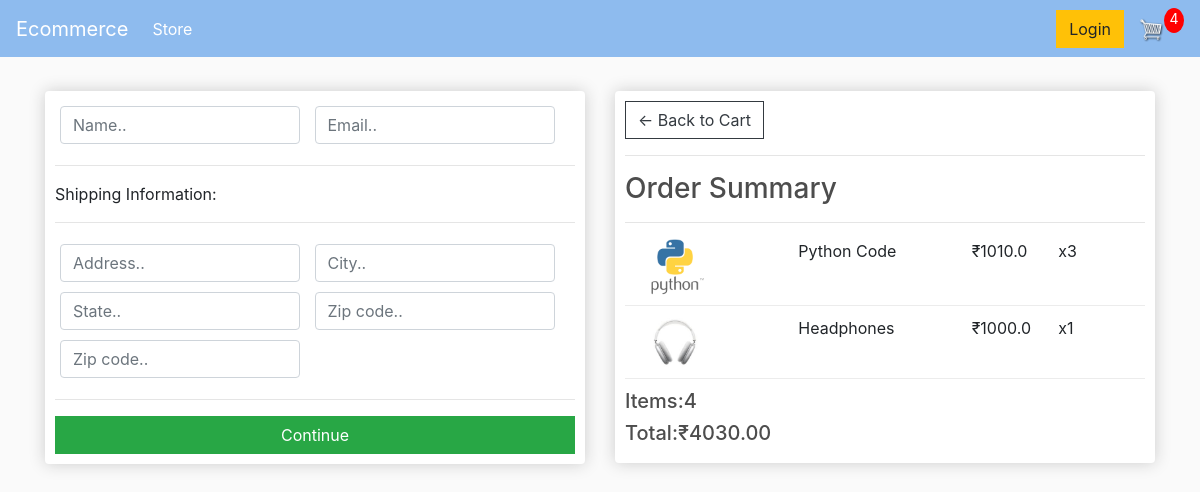
Screenshot of /checkout/ (signed in) with the database file from the repository.
### store/models.py (models this page shows, shortened)
class OrderItem(models.Model):
    product = models.ForeignKey(Product,on_delete=models.SET_NULL,null=True)
    order = models.ForeignKey(Order,on_delete=models.SET_NULL,null=True)
    quantity = models.IntegerField(default=0,null=True,blank=True)
    date_added = models.DateTimeField(auto_now_add=True)
    @property
    def get_total(self):
        total = self.product.price * self.quantity
        return total

class Product(models.Model):
    name = models.CharField(max_length=200)
    price = models.FloatField()
    digital = models.BooleanField(default=False,null=True,blank=True)
    image = models.ImageField(null=True,blank=True)
    @property
    def imageURL(self):
        try:
            url = self.image.url
        except:
            url = ''
        return url

class Order(models.Model):
    customer = models.ForeignKey(Customer,on_delete=models.SET_NULL,null=True,blank=True)
    date_ordered = models.DateTimeField(auto_now_add=True)
    complete = models.BooleanField(default=False)
    transaction_id = models.CharField(max_length=100,null=True)
    @property
    def get_cart_total(self):
        orderItems = self.orderitem_set.all()
        total = sum([item.get_total for item in orderItems])
        return total
    @property
    def get_cart_items(self):
        orderItems = self.orderitem_set.all()
        total = sum([item.quantity for item in orderItems])
        return total
    @property
    def shipping(self):
        shipping=False
        orderitems= self.orderitem_set.all()
        for item in orderitems:
            if item.product.digital==False:
                shipping=True
        return shipping

### store/views.py (the view)
# urls.py: path('checkout/',views.checkout,name="checkout"),
def checkout(request):
    if request.user.is_authenticated:
        customer = request.user.customer
        order,created = Order.objects.get_or_create(customer=customer,complete=False)
        items = order.orderitem_set.all()
        cartItems = order.get_cart_items
    else:
        items=[]
        order = {'get_cart_total':0,'get_cart_items':0,'shipping':False}
        cartItems = order['get_cart_items']
    context={'items':items, 'order':order,'cartItems':cartItems}
    return render(request,'store/checkout.html',context)

### store/templates/store/checkout.html (shortened to what this page needs)
{% extends 'store/main.html' %}
{% load static %}
{% block content %}
<div class="row">
    <div class="col-lg-6">
        <div class="box-element" id="form-wrapper">
            <form id="form">
                <div id="user-info">
                    <div class="form-field">
                        <input required class="form-control" type="text" name="name" placeholder="Name..">
                    </div>
                    <div class="form-field">
                        <input required class="form-control" type="email" name="email" placeholder="Email..">
                    </div>
                </div>
                <div id="shipping-info">
                    <hr>
                    <p>Shipping Information:</p>
                    <hr>
                    <div class="form-field">
                        <input class="form-control" type="text" name="address" placeholder="Address..">
                    </div>
                    <div class="form-field">
                        <input class="form-control" type="text" name="city" placeholder="City..">
                    </div>
                    <div class="form-field">
                        <input class="form-control" type="text" name="state" placeholder="State..">
                    </div>
                    <div class="form-field">
                        <input class="form-control" type="text" name="zipcode" placeholder="Zip code..">
                    </div>
                    <div class="form-field">
                        <input class="form-control" type="text" name="country" placeholder="Zip code..">
                    </div>
                </div>
                <hr>
                <input id="form-button" class="btn btn-success btn-block" type="submit" value="Continue">
            </form>
        </div>
        <br>
    </div>
    <div class="col-lg-6">
        <div class="box-element">
            <a  class="btn btn-outline-dark" href="{% url 'cart' %}">&#x2190; Back to Cart</a>
            <hr>
            <h3>Order Summary</h3>
            <hr>
            {% for item in items %}
            <div class="cart-row">
                <div style="flex:2"><img class="row-image" src="{{item.product.imageURL}}"></div>
                <div style="flex:2"><p>{{item.product.name}}</p></div>
                <div style="flex:1"><p>₹{{item.product.price}}</p></div>
                <div style="flex:1"><p>x{{item.quantity}}</p></div>
            </div>
            {% endfor %}
            <h5>Items:{{order.get_cart_items}}</h5>
            <h5>Total:₹{{order.get_cart_total|floatformat:2}}</h5>
        </div>
    </div>
</div>
{% endblock content %}

### static/css/main.css (style rules this page uses)
body { background-color: hsl(0, 0%, 98%); }
h1,h2,h3,h4,h5,h6 { color:hsl(0, 0%, 30%); }
.box-element { box-shadow:hsl(0, 0%, 80%) 0 0 16px; background-color: #fff; border-radius: 4px; padding: 10px; }
.col-lg-4, .col-lg-6, .col-lg-8, .col-lg-12 { margin-top: 10px; }
.btn { border-radius: 0; }
.row-image { width: 100px; }
.form-field { width:250px; display: inline-block; padding: 5px; }
.cart-row { display: flex; align-items: flex-stretch; padding-bottom: 10px; margin-bottom: 10px; border-bottom: 1px solid #ececec; }

### rows the page displays
OrderItem: product.imageURL (picture), product.name "Python Code", product.price "1010.0", quantity "3"
OrderItem: product.imageURL (picture), product.name "Headphones", product.price "1000.0", quantity "1"
Order: get_cart_items "4", get_cart_total "4030.00"

### other values shown
{{ cartItems }} "4"
